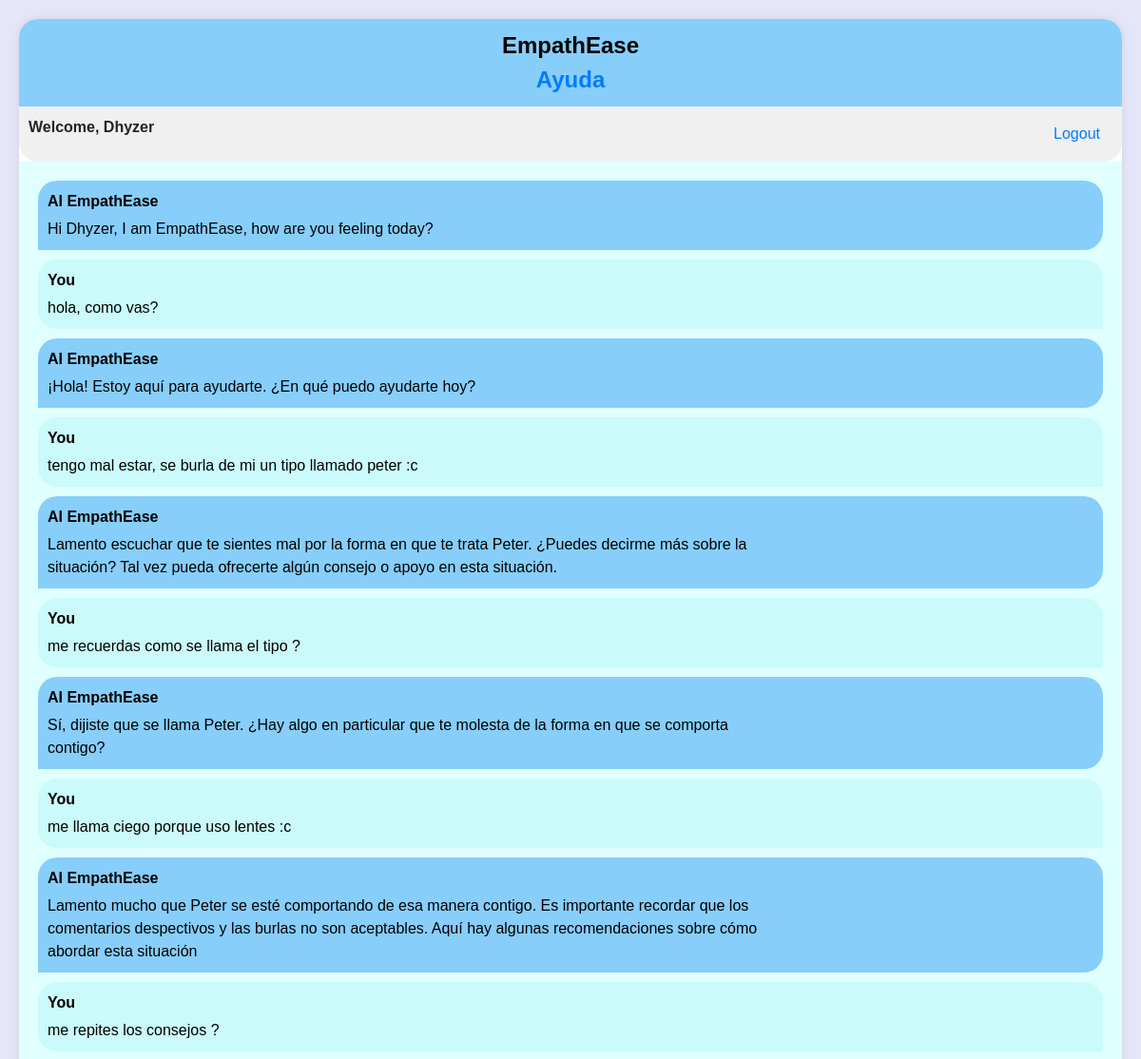
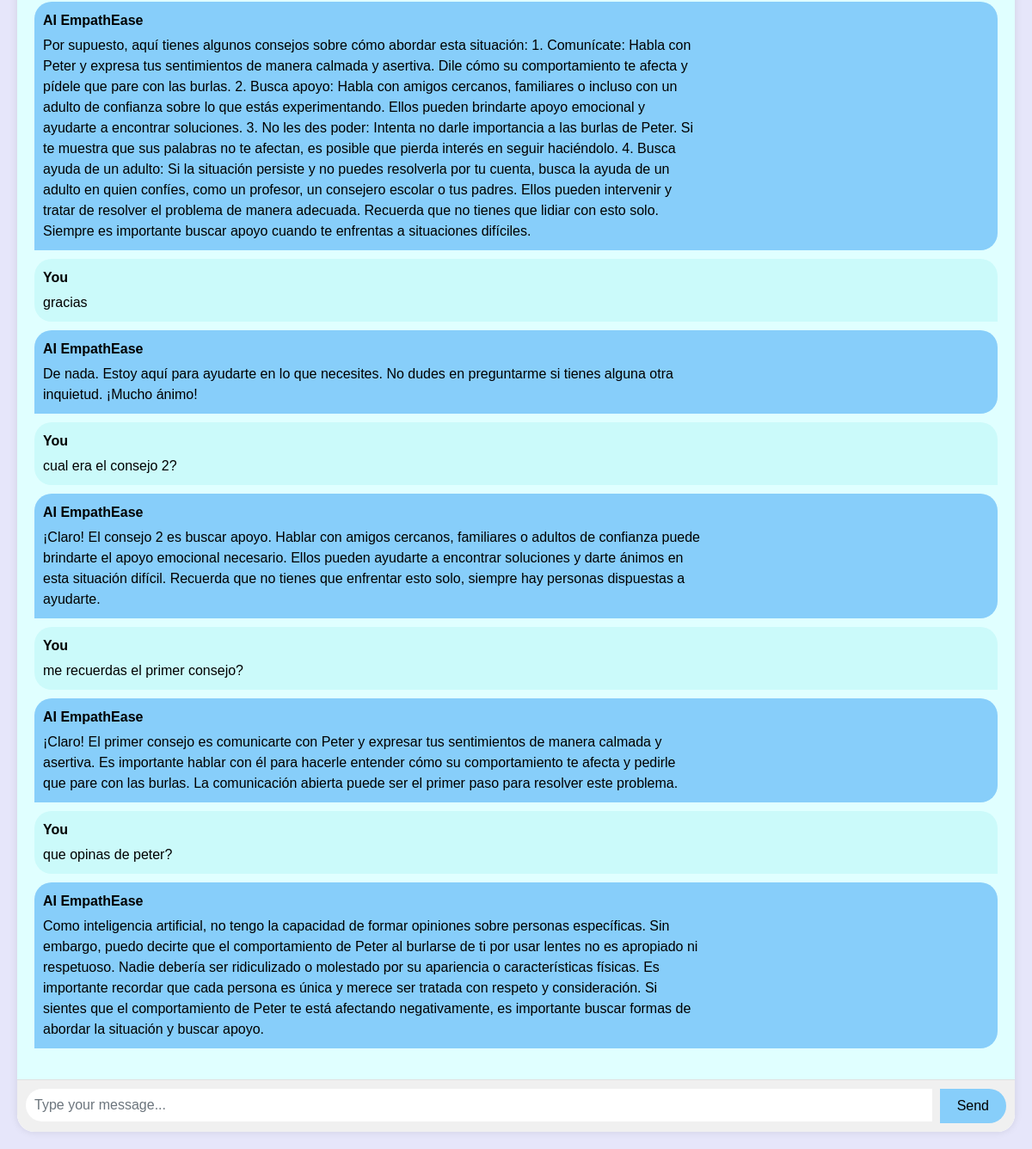
The page /EmpathEase (signed in) on the database as committed earlier (2 pictures, top to bottom).
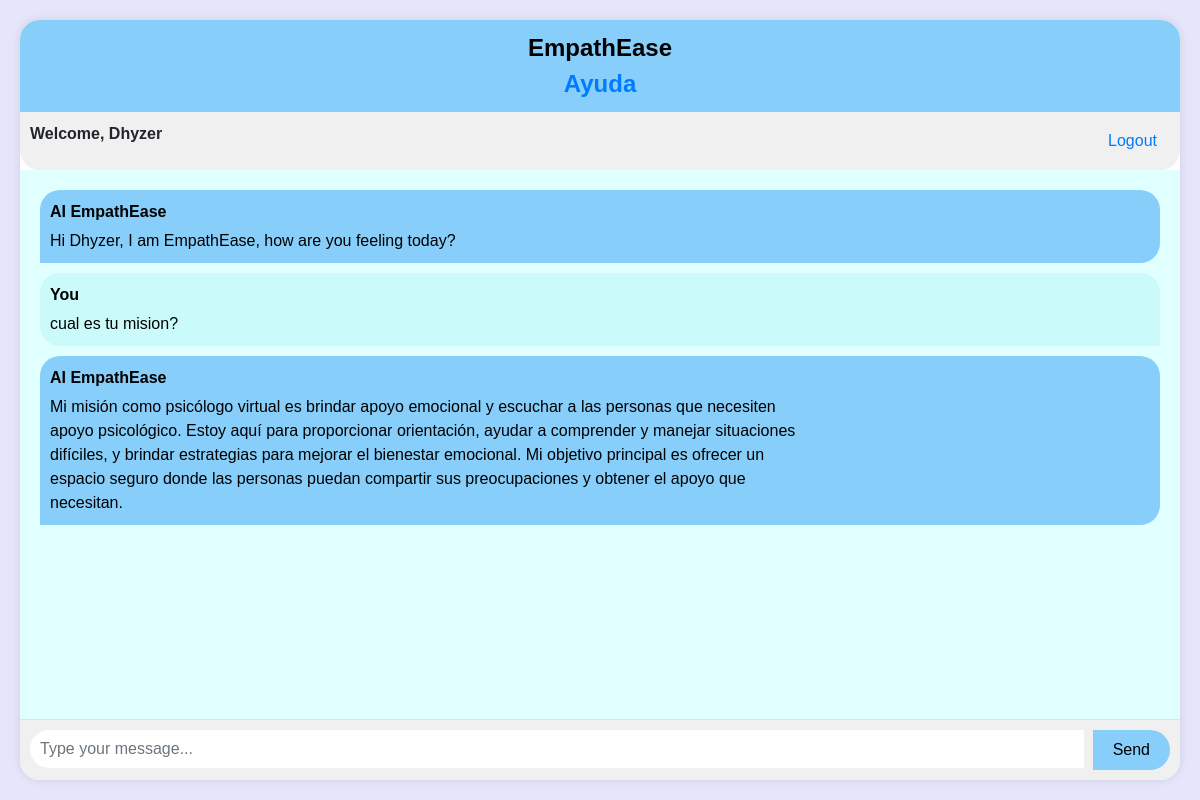
The same page on the database as committed later.
### EmpathEase/models.py (models this page shows, shortened)
class Chat(models.Model):
    user = models.ForeignKey(User, on_delete=models.CASCADE)
    message = models.TextField()
    response = models.TextField()
    created_at = models.DateTimeField(auto_now_add=True)

### EmpathEase/views.py (the view, shortened to what this page needs)
# urls.py: path('EmpathEase', views.empathEase, name = 'EmpathEase'),
def empathEase(request):
    user_id = request.user.id
    chats = Chat.objects.filter(user_id=user_id)
    messages = [
        {"role": "system", "content": "You are a virtual psychologist here to listen and provide support."}
    ]
    for chat in chats:
        messages.append({"role": "user", "content": chat.message})
        messages.append({"role": "assistant", "content": chat.response})
    messages = remove_redundant_messages(messages)  # Elimina mensajes redundantes
    messages_text = "\n".join([message["content"] for message in messages])
    summarized_messages = summarize_messages(messages_text)  # Resume los mensajes
    return render(request, 'empathEase.html', {'chats': chats, 'summarized_messages': summarized_messages})

### EmpathEase/views.py (called while the page is built)
def summarize_messages(messages):
    summarizer = LsaSummarizer()
    parser = PlaintextParser.from_string(messages, Tokenizer("english"))
    summary = summarizer(parser.document, 1)  # Resumir a 1 oración
    return str(summary[0])

def remove_redundant_messages(messages):
    cleaned_messages = []
    previous_message = None
    for message in messages:
        if message["content"] != previous_message:
            cleaned_messages.append(message)
            previous_message = message["content"]
    return cleaned_messages

### templates/empathEase.html (shortened to what this page needs)
{% extends 'base.html' %}
{% block content %}
<div class="chat-container">
  <div class="card">
    <div class="card-header">EmpathEase<div><a href="{% url 'help' %}">Ayuda</a></div>
    </div>
    <div class="user-info">
      <div><b>Welcome, {{ user.username }}</b></div>
      <div><a href="logout" class="btn btn-link">Logout</a></div>
    </div>
    <div class="card-body messages-box">
      <ul class="list-unstyled messages-list" id="messages-list">
        <li class="message received">
          <div class="message-text">
            <div class="message-sender">
              <b>AI EmpathEase</b>
            </div>
            <div class="message-content">
              Hi {{ user.username }}, I am EmpathEase, how are you feeling today?
            </div>
          </div>
        </li>
        {% for chat in chats %}
        {% if chat.user == request.user %}
        <li class="message sent">
          <div class="message-text">
            <div class="message-sender">
              <b>You</b>
            </div>
            <div class="message-content">
              {{ chat.message }}
            </div>
          </div>
        </li>
        <li class="message received">
          <div class="message-text">
            <div class="message-sender">
              <b>AI EmpathEase</b>
            </div>
            <div class="message-content">
              {{ chat.response }}
            </div>
          </div>
        </li>
        {% endif %}
        {% endfor %}
      </ul>
    </div>
    <form class="message-form" id="message-form">
      <div class="input-group">
        <input type="text" class="form-control message-input" id="message-input" placeholder="Type your message...">
        <div class="input-group-append">
          <button type="button" class="btn btn-send" id="send-button">Send</button>
        </div>
      </div>
    </form>
  </div>
</div>
{% endblock %}

### templates/base.html (shortened to what this page needs)
<!DOCTYPE html>
<html lang="en">
  <head>
    <link rel="stylesheet" href="https://stackpath.bootstrapcdn.com/bootstrap/4.3.1/css/bootstrap.min.css">
  </head>
  <body>
    {% block content %}{% endblock %}
  </body>
</html>

### templates/empathEase.html (style rules this page uses)
body { background-color: #E6E6FA; font-family: Arial, sans-serif; margin: 0; }
.card-body.messages-box { background-color: #E0FFFF; padding: 20px; }
.chat-container { display: flex; flex-direction: column; height: 100vh; padding: 20px; }
.card { flex-grow: 1; border: none; border-radius: 20px; box-shadow: 0 0 10px rgba(0, 0, 0, 0.1); overflow: hidden; }
.card-header { background-color: #87CEFA; color: #000000; font-size: 24px; font-weight: bold; text-align: center; border: none; border-radius: 20px 20px 0 0; padding: 10px; }
.user-info { display: flex; justify-content: space-between; padding: 10px; background-color: #F0F0F0; border-radius: 0 0 20px 20px; }
.message-form { display: flex; align-items: center; background-color: #F0F0F0; border-top: 1px solid #e1e1e1; padding: 10px; border-radius: 0 0 20px 20px; }
.message-input { border: none; border-radius: 30px; padding: 10px; font-size: 16px; flex-grow: 1; margin-right: 10px; }
.btn-send { border-radius: 30px; background-color: #87CEFA; color: #000000; border: none; padding: 8px 20px; cursor: pointer; }
.messages-box { flex: 1; overflow-y: auto; padding: 20px; }
.message { margin-bottom: 10px; list-style: none; display: flex; flex-direction: column; justify-content: flex-start; }
.message-text { padding: 10px; border-radius: 20px; word-wrap: break-word; max-width: 70%; }
.sent { background-color: rgb(203, 250, 250); color: #000000; align-self: flex-end; border-radius: 20px 20px 0 20px; }
.received { background-color: #87CEFA; color: #000000; align-self: flex-start; border-radius: 20px 20px 20px 0; }
.message-sender { font-weight: bold; text-align: left; margin-bottom: 5px; }
.message-content { text-align: left; }

Rows that differ between the two databases and show on the page:
removed Chat: message "hola, como vas?", response "¡Hola! Estoy aquí para ayudarte. ¿En qué puedo ayudarte hoy?"
removed Chat: message "tengo mal estar, se burla de mi un tipo llamado peter :c", response "Lamento escuchar que te sientes mal por la forma en que te trata Peter. ¿Puedes decirme más sobre la situación? Tal vez pueda ofrecerte algún consejo o apoyo en esta situación."
removed Chat: message "me recuerdas como se llama el tipo ?", response "Sí, dijiste que se llama Peter. ¿Hay algo en particular que te molesta de la forma en que se comporta contigo?"
removed Chat: message "me llama ciego porque uso lentes :c", response "Lamento mucho que Peter se esté comportando de esa manera contigo. Es importante recordar que los comentarios despectivos y las burlas no son aceptables. Aquí hay algunas recomendaciones sobre cómo abordar esta situación"
removed Chat: message "me repites los consejos ?", response "Por supuesto, aquí tienes algunos consejos sobre cómo abordar esta situación: 1. Comunícate: Habla con Peter y expresa tus sentimientos de manera calmada y asertiva. Dile cómo su comportamiento te afecta y pídele que pare con las burlas. 2. Busca apoyo: Habla con amigos cercanos, familiares o incluso con un adulto de confianza sobre lo que estás experimentando. Ellos pueden brindarte apoyo emocional y ayudarte a encontrar soluciones. 3. No les des poder: Intenta no darle importancia a las burlas de Peter. Si te muestra que sus palabras no te afectan, es posible que pierda interés en seguir haciéndolo. 4. Busca ayuda de un adulto: Si la situación persiste y no puedes resolverla por tu…"
removed Chat: message "gracias", response "De nada. Estoy aquí para ayudarte en lo que necesites. No dudes en preguntarme si tienes alguna otra inquietud. ¡Mucho ánimo!"
removed Chat: message "cual era el consejo 2?", response "¡Claro! El consejo 2 es buscar apoyo. Hablar con amigos cercanos, familiares o adultos de confianza puede brindarte el apoyo emocional necesario. Ellos pueden ayudarte a encontrar soluciones y darte ánimos en esta situación difícil. Recuerda que no tienes que enfrentar esto solo, siempre hay personas dispuestas a ayudarte."
removed Chat: message "me recuerdas el primer consejo?", response "¡Claro! El primer consejo es comunicarte con Peter y expresar tus sentimientos de manera calmada y asertiva. Es importante hablar con él para hacerle entender cómo su comportamiento te afecta y pedirle que pare con las burlas. La comunicación abierta puede ser el primer paso para resolver este problema."
removed Chat: message "que opinas de peter?", response "Como inteligencia artificial, no tengo la capacidad de formar opiniones sobre personas específicas. Sin embargo, puedo decirte que el comportamiento de Peter al burlarse de ti por usar lentes no es apropiado ni respetuoso. Nadie debería ser ridiculizado o molestado por su apariencia o características físicas. Es importante recordar que cada persona es única y merece ser tratada con respeto y consideración. Si sientes que el comportamiento de Peter te está afectando negativamente, es importante buscar formas de abordar la situación y buscar apoyo."
added Chat: message "cual es tu mision?", response "Mi misión como psicólogo virtual es brindar apoyo emocional y escuchar a las personas que necesiten apoyo psicológico. Estoy aquí para proporcionar orientación, ayudar a comprender y manejar situaciones difíciles, y brindar estrategias para mejorar el bienestar emocional. Mi objetivo principal es ofrecer un espacio seguro donde las personas puedan compartir sus preocupaciones y obtener el apoyo que necesitan."
